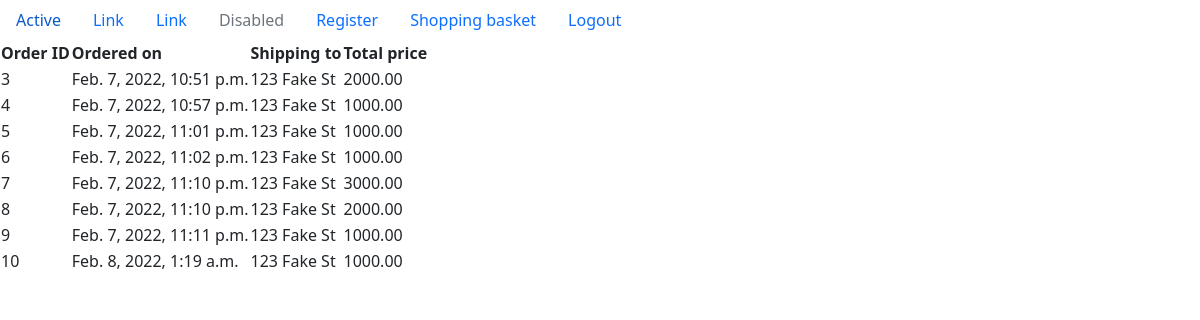
The app's page /orderhistory/ (signed in) with its own data.
### colinshop/models.py (models this page shows)
class Order(models.Model):
    id = models.AutoField(primary_key=True)
    datetime_ordered = models.DateTimeField(auto_now_add=True)
    basket_id = models.ForeignKey(Basket, on_delete=models.CASCADE)
    user_id = models.ForeignKey(APIUser, on_delete=models.CASCADE)
    total_price = models.DecimalField(max_digits=6, decimal_places=2, default=0.0)
    shipping_address = models.TextField(default="")

### colinshop/views.py (the view)
# urls.py: path('orderhistory/', views.previous_orders, name="order_history"),
@login_required
def previous_orders(request):
    user = request.user
    orders = Order.objects.filter(user_id=user)
    return render(request, 'previous_orders.html', {'orders':orders})

### colinshop/templates/previous_orders.html (shortened to what this page needs)
{% extends 'base.html' %}
{% block content %}
<table>
    <thead>
        <tr>
            <th>Order ID</th>
            <th>Ordered on</th>
            <th>Shipping to</th>
            <th>Total price</th>
        </tr>
    </thead>
    <tbody>
        {% for ord in orders %}
            <tr>
                <td>{{ ord.id }}</td>
                <td>{{ ord.datetime_ordered }}</td>
                <td>{{ ord.shipping_address }}</td>
                <td>{{ ord.total_price }}</td>
            </tr>
        {% endfor %}
    </tbody>
</table>
{% endblock %}

### records on screen
Order: id "3", datetime_ordered "Feb. 7, 2022, 10:51 p.m.", shipping_address "123 Fake St", total_price "2000.00"
Order: id "4", datetime_ordered "Feb. 7, 2022, 10:57 p.m.", shipping_address "123 Fake St", total_price "1000.00"
Order: id "5", datetime_ordered "Feb. 7, 2022, 11:01 p.m.", shipping_address "123 Fake St", total_price "1000.00"
Order: id "6", datetime_ordered "Feb. 7, 2022, 11:02 p.m.", shipping_address "123 Fake St", total_price "1000.00"
Order: id "7", datetime_ordered "Feb. 7, 2022, 11:10 p.m.", shipping_address "123 Fake St", total_price "3000.00"
Order: id "8", datetime_ordered "Feb. 7, 2022, 11:10 p.m.", shipping_address "123 Fake St", total_price "2000.00"
Order: id "9", datetime_ordered "Feb. 7, 2022, 11:11 p.m.", shipping_address "123 Fake St", total_price "1000.00"
Order: id "10", datetime_ordered "Feb. 8, 2022, 1:19 a.m.", shipping_address "123 Fake St", total_price "1000.00"
